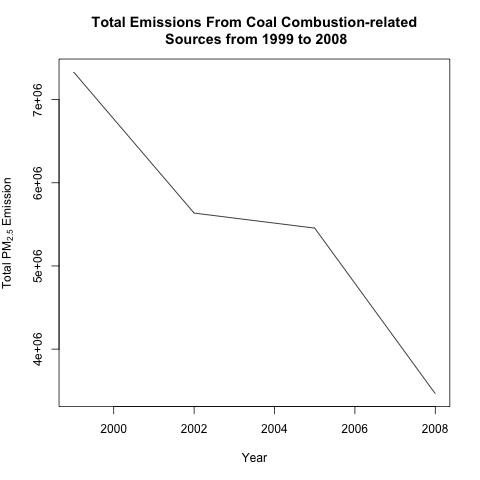

R code for this plot:
## Calls another script to make sure dataset is in place
source("loaddataset.R")

## Read summarized data from dataset
message("Please wait while loading the datasets.")
datasetSummarySCC <- readRDS(datasetRDS1)
datasetSourceClass <- readRDS(datasetRDS2)
message("Datasets are all set. Moving forward with the script")

## Plot4.png
png(filename = "./plot4.png", 
    width = 480, height = 480, 
    units = "px")
datasetSourceCoal <- grep("coal", datasetSourceClass$Short.Name, ignore.case = T)
datasetSourceCoal <- datasetSourceClass[datasetSourceCoal, ]
datasetSourceCoal <- datasetSummarySCC[datasetSummarySCC$SCC %in% datasetSummarySCC$SCC, ]

datasetCoalEmissions <- aggregate(datasetSourceCoal$Emissions, list(datasetSourceCoal$year), FUN = "sum")
plot(datasetCoalEmissions, type = "l", xlab = "Year", 
     main = "Total Emissions From Coal Combustion-related\n Sources from 1999 to 2008", 
     ylab = expression('Total PM'[2.5]*" Emission"))

dev.off()